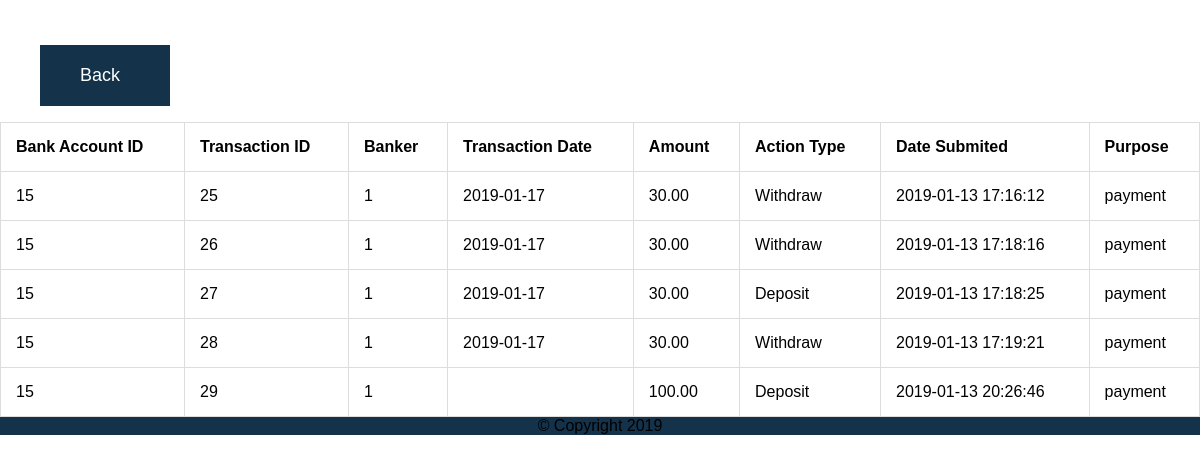
/WebSite/UserView/transactions.php?id=15 (signed in), run on the app's committed database.
### tables this page shows
CREATE TABLE `transaction` (
  `transaction_id` int(11) NOT NULL,
  `bank_account` int(11) DEFAULT NULL,
  `banker` int(11) DEFAULT NULL,
  `t_date` date DEFAULT NULL,
  `amount` decimal(11,2) DEFAULT NULL,
  `action_type` varchar(40) DEFAULT NULL,
  `date_submitted` datetime DEFAULT CURRENT_TIMESTAMP,
  `purpose` varchar(50) DEFAULT NULL
);

### WebSite/UserView/transactions.php (the view, shortened to what this page needs)
<?php
include('includes.php');
$id = $_GET['id'];
?>
<!doctype html>
<html>
<head>
    <link rel="stylesheet" href="css/style.css">
</head>
<?php include_once ('head.php'); ?>
<body>
<div class="back">
    <nav>
        <ul>
            <li class="back"><a href="accounts.php">Back</a></li>
        </ul>
    </nav>
</div>
<main class="wrapper">
    <?php
    $query = mysqli_query($conn, "Select * from transaction where bank_account= '$id' ");
    ?>
    <table>
        <tr>
            <th>
                Bank Account ID
            </th>
            <th>
                Transaction ID
            </th>
            <th>
                Banker
            </th>
            <th>
               Transaction Date
            </th>
            <th>
              Amount
            </th>
            <th>
                Action Type
            </th>
            <th>
                Date Submited
            </th>
            <th>
               Purpose
            </th>
        </tr>
        <?php while ($row = mysqli_fetch_assoc($query)) { ?>
            <tr>
                <td>
                    <?php echo $row['bank_account'] ?>
                </td>
                <td>
                    <?php echo $row['transaction_id'] ?>
                </td>
                <td>
                    <?php echo $row['banker']?>
                </td>
                <td>
                    <?php echo $row['t_date'] ?>
                </td>
                <td>
                    <?php echo $row['amount'] ?>
                </td>
                <td>
                    <?php echo $row['action_type'] ?>
                </td>
                <td>
                    <?php echo $row['date_submitted'] ?>
                </td>
                <td>
                    <?php echo $row['purpose'] ?>
                </td>
            </tr>
        <?php } ?>
    </table>
</main>
<footer>
    <div class="wrapper">
        &copy; Copyright <?php echo date('Y'); ?>
    </div>
</footer>
</body>
</html>

### WebSite/UserView/style.css (style rules this page uses)
body { margin: auto; font-family: helvetica; }
footer { background-color: #14334b; text-align: center; }

### WebSite/UserView/css/login.css (style rules this page uses)
body { font-family: Helvetica; }
table, td, th { border: 1px solid #ddd; text-align: left; }
table { border-collapse: collapse; width: 100%; }
th, td { padding: 15px; }
.back li { list-style: none; margin-top: 45px; background-color: #14334b; padding: 20px 40px; width: 50px; }
.back a { text-decoration: none; font-size: 18px; color: white; text-transform: capitalize; font-weight: 500; }

### data on the page
transaction: bank_account "15", transaction_id "25", banker "1", t_date "2019-01-17", amount "30.00", action_type "Withdraw", date_submitted "2019-01-13 17:16:12", purpose "payment"
transaction: bank_account "15", transaction_id "26", banker "1", t_date "2019-01-17", amount "30.00", action_type "Withdraw", date_submitted "2019-01-13 17:18:16", purpose "payment"
transaction: bank_account "15", transaction_id "27", banker "1", t_date "2019-01-17", amount "30.00", action_type "Deposit", date_submitted "2019-01-13 17:18:25", purpose "payment"
transaction: bank_account "15", transaction_id "28", banker "1", t_date "2019-01-17", amount "30.00", action_type "Withdraw", date_submitted "2019-01-13 17:19:21", purpose "payment"
transaction: bank_account "15", transaction_id "29", banker "1", amount "100.00", action_type "Deposit", date_submitted "2019-01-13 20:26:46", purpose "payment"
